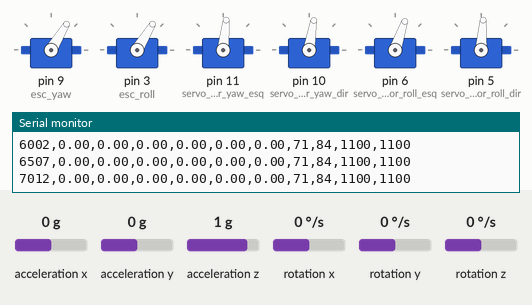
Simulated run of this sketch. Board: Arduino Uno, built with avr-gcc and run on an emulated ATmega328P. Shown: 6 × servo, the last lines printed to the serial monitor. The test bench sets the inputs (shaded band); at power-on: rotation z 0 °/s, acceleration x 0 g, acceleration y 0 g, acceleration z 1 g, rotation x 0 °/s, rotation y 0 °/s.

Above: at 7.2 s.
7.3 s: rotation z set to -29 °/s
9.3 s: acceleration x set to -1.4 g
At 10.0 s:
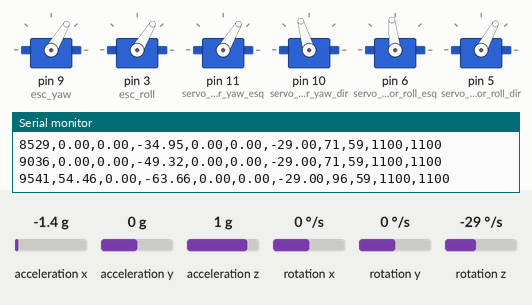
10.8 s: acceleration x set to 0.8 g
At 11.1 s:
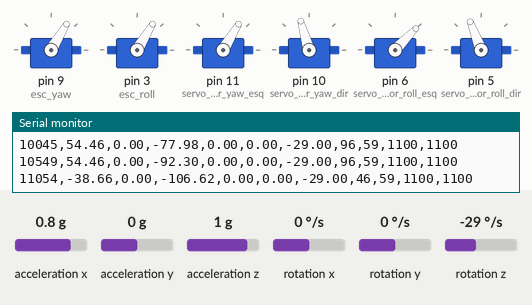
12.3 s: rotation z set to 100 °/s
15.3 s: acceleration x set to -0.8 g
At 16.5 s:
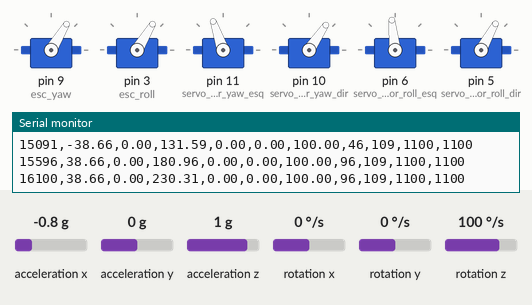
16.8 s: rotation z set to -192 °/s
At 18.42 s:
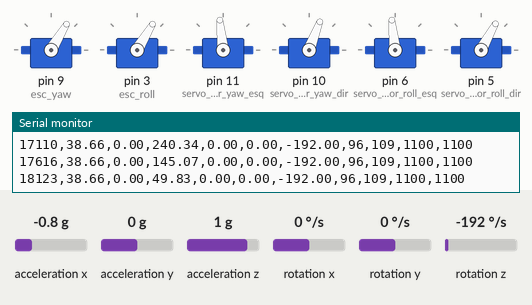
Timing chart, 0 to 20.0 s (numbered marks = the images above; inputs shaded):
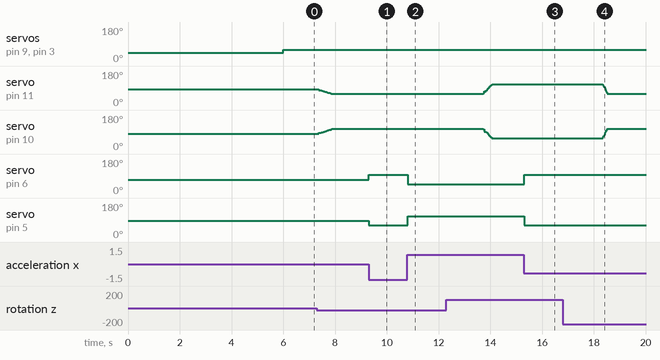

The sketch:

arduino_uno_barco.ino
```cpp
#include <PID_v1.h>
#include "Wire.h"
#include <MPU6050_light.h>
#include "Servo.h"
#include <SoftwareSerial.h>

// RX no pino 12, TX no pino 13 (exemplo)
// SoftwareSerial espSerial(12, 13);


// ESCs
Servo esc_yaw;
Servo esc_roll;

// Servos Yaw
Servo servo_motor_yaw_esq;
Servo servo_motor_yaw_dir;

// Servos Roll
Servo servo_motor_roll_esq;
Servo servo_motor_roll_dir;

// Parametros para mandar para o esp32
int servo_pos_esq_yaw;
int servo_pos_dir_yaw;
int servo_pos_esq_roll;
int servo_pos_dir_roll;

int yawOffset;
int rollOffset;

// PID Yaw _______________________________________________________________________________
double SetP_yaw, PV_yaw, CV_yaw;
double Pk1 = 1.5, Ik1 = 0.05, Dk1 = 0.014;
PID PID_yaw(&PV_yaw, &CV_yaw, &SetP_yaw, Pk1, Ik1, Dk1, REVERSE);

// PID Roll _______________________________________________________________________________
double SetP_roll, PV_roll, CV_roll;
double Pk2 = 1.5, Ik2 = 0.05, Dk2 = 0.014;
PID PID_roll(&PV_roll, &CV_roll, &SetP_roll, Pk2, Ik2, Dk2, REVERSE);

// IMU data
MPU6050 mpu(Wire);
unsigned long timer = 0;
unsigned long timer2 = 0;
void setup() {
  // Serial.begin(115200);
  // espSerial.begin(9600);
  Serial.begin(38400);  // por exemplo, 38400 estável
  // ESCs
  esc_yaw.attach(9);
  esc_roll.attach(3);
  esc_yaw.writeMicroseconds(1000);
  esc_roll.writeMicroseconds(1000);
  delay(5000);

  // Servos Yaw
  servo_motor_yaw_esq.attach(11);
  servo_motor_yaw_dir.attach(10);
  servo_motor_yaw_esq.write(84);
  servo_motor_yaw_dir.write(81);

  // Servos Roll
  servo_motor_roll_esq.attach(6);
  servo_motor_roll_dir.attach(5);
  servo_motor_roll_esq.write(71);
  servo_motor_roll_dir.write(86);

  // PID Yaw
  PID_yaw.SetMode(AUTOMATIC);
  PID_yaw.SetOutputLimits(-25, 25);
  PID_yaw.SetSampleTime(10);

  // PID Roll
  PID_roll.SetMode(AUTOMATIC);
  PID_roll.SetOutputLimits(-25, 25);
  PID_roll.SetSampleTime(10);

  // IMU
  Wire.begin();
  byte status = mpu.begin();
  while (status != 0) {}
  mpu.calcOffsets();
  yawOffset = mpu.getAngleZ();
  rollOffset = mpu.getAngleY();
}

void loop() {
  mpu.update();
  if ((millis() - timer) > 10) {
    PV_yaw = (mpu.getAngleZ() - yawOffset);
    PV_roll = (mpu.getAngleY() - rollOffset);
    timer = millis();
  }

  // PID Yaw
  SetP_yaw = 0.0;
  if (PV_yaw > 2 || PV_yaw < -2) {
    PID_yaw.Compute();
  }

  // PID Roll
  SetP_roll = 0.0;
  if (PV_roll > 2 || PV_roll < -2) {
    PID_roll.Compute();
  }

  // Servos Yaw
  servo_pos_esq_yaw = map(CV_yaw, -25, 25, 59, 109);
  servo_pos_dir_yaw = map(CV_yaw, -25, 25, 106, 56);
  servo_motor_yaw_esq.write(servo_pos_esq_yaw);
  servo_motor_yaw_dir.write(servo_pos_dir_yaw);

  // Servos Roll
  servo_pos_esq_roll = map(CV_roll, -25, 25, 46, 96);   // centro 71
  servo_pos_dir_roll = map(CV_roll, -25, 25, 111, 61);  // centro 86
  servo_motor_roll_esq.write(servo_pos_esq_roll);
  servo_motor_roll_dir.write(servo_pos_dir_roll);


  // Motores
  esc_yaw.writeMicroseconds(1152);
  esc_roll.writeMicroseconds(1152);

  // Monta string para ESP32
  // if ((millis() - timer2) > 500) {

  //   espSerial.print(millis());
  //   espSerial.print(",");
  //   espSerial.print(mpu.getAngleY());
  //   espSerial.print(",");
  //   espSerial.print(mpu.getAngleX());
  //   espSerial.print(",");
  //   espSerial.print(mpu.getAngleZ());
  //   espSerial.print(",");
  //   espSerial.print(mpu.getGyroX());
  //   espSerial.print(",");
  //   espSerial.print(mpu.getGyroY());
  //   espSerial.print(",");
  //   espSerial.print(mpu.getGyroZ());
  //   espSerial.print(",");
  //   espSerial.print(servo_pos_esq_roll);  // ou média dos dois servos
  //   espSerial.print(",");
  //   espSerial.print(servo_pos_esq_yaw);
  //   espSerial.print(",");
  //   espSerial.print(1100);  // valor do ESC roll
  //   espSerial.print(",");
  //   espSerial.println(1100);  // valor do ESC yaw
  //   timer2 = millis();
  // }
  if ((millis() - timer2) > 500) {
    Serial.print(millis());
    Serial.print(",");
    Serial.print(mpu.getAngleY());
    Serial.print(",");
    Serial.print(mpu.getAngleX());
    Serial.print(",");
    Serial.print(mpu.getAngleZ());
    Serial.print(",");
    Serial.print(mpu.getGyroX());
    Serial.print(",");
    Serial.print(mpu.getGyroY());
    Serial.print(",");
    Serial.print(mpu.getGyroZ());
    Serial.print(",");
    Serial.print(servo_pos_esq_roll);
    Serial.print(",");
    Serial.print(servo_pos_esq_yaw);
    Serial.print(",");
    Serial.print(1100);  // ESC roll
    Serial.print(",");
    Serial.println(1100);  // ESC yaw
    timer2 = millis();
  }
}
```

Measured:
- after the input at 9.3 s, servo on pin 6 (servo_motor_roll_esq): 71° → 96° at once; servo on pin 5 (servo_motor_roll_dir): 86° → 61° at once
- after the input at 10.8 s, servo on pin 6 (servo_motor_roll_esq): 96° → 46° at once; servo on pin 5 (servo_motor_roll_dir): 61° → 111° at once
- after the input at 15.3 s, servo on pin 6 (servo_motor_roll_esq): 46° → 96° at once; servo on pin 5 (servo_motor_roll_dir): 111° → 61° at once
- after the input at 16.8 s, servo on pin 11 (servo_motor_yaw_esq): moves from 109° to 59° over 0.18 s, starting after 1.5 s; servo on pin 10 (servo_motor_yaw_dir): moves from 56° to 106° over 0.18 s, starting after 1.5 s
